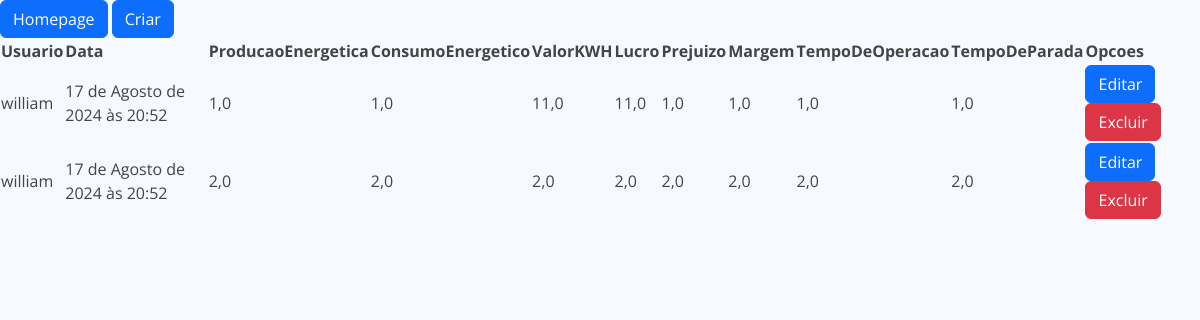
Page /list/dados-desempenho/ (signed in) on the earlier database version.
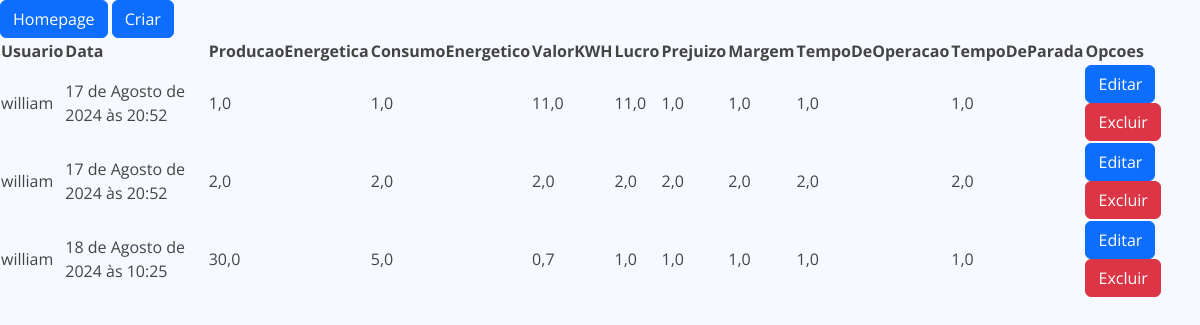
Same page on the later database version.
### gride_dashboard/models.py (models this page shows, shortened)
class Dados(models.Model):
    usuario = models.ForeignKey(User, on_delete=models.CASCADE)
    data = models.DateTimeField(auto_now_add=True)
    class Meta:
        abstract = True

class DadosDesempenho(Dados):
    producao_energetica = models.FloatField()
    consumo_energetico = models.FloatField()
    valor_kwh = models.FloatField()
    lucro = models.FloatField()
    prejuizo = models.FloatField()
    margem = models.FloatField()
    tempo_de_operacao = models.FloatField()
    tempo_de_parada = models.FloatField()

### gride_dashboard/views.py (the view)
# urls.py: path('list/dados-desempenho/', ListDadosDesempenho.as_view(), name='list-dados-desempenho'),
class ListDadosDesempenho(ListView):
    model = DadosDesempenho
    template_name = 'forms/list-dados-desempenho.html'
    def get_queryset(self):
        self.object_list = DadosDesempenho.objects.filter(usuario=self.request.user)
        return self.object_list

### templates/forms/list-dados-desempenho.html
{% extends 'forms/base.html' %}
{% load static %}
{% block content %}
<a href="{% url 'homepage' %}" class="btn btn-primary">Homepage</a>
<a href="{% url 'create-dados-desempenho' %}" class="btn btn-primary">Criar</a>
<table>
    <tr>
        <th>Usuario</th>
        <th>Data</th>
        <th>ProducaoEnergetica</th>
        <th>ConsumoEnergetico</th>
        <th>ValorKWH</th>
        <th>Lucro</th>
        <th>Prejuizo</th>
        <th>Margem</th>
        <th>TempoDeOperacao</th>
        <th>TempoDeParada</th>
        <th>Opcoes</th>
    </tr>
    {% for dado in object_list %}
        <tr>
            <td>{{ dado.usuario }}</td>
            <td>{{ dado.data }}</td>
            <td>{{ dado.producao_energetica }}</td>
            <td>{{ dado.consumo_energetico }}</td>
            <td>{{ dado.valor_kwh }}</td>
            <td>{{ dado.lucro }}</td>
            <td>{{ dado.prejuizo }}</td>
            <td>{{ dado.margem }}</td>
            <td>{{ dado.tempo_de_operacao }}</td>
            <td>{{ dado.tempo_de_parada }}</td>
            <td>
                <a href="{% url 'update-dados-desempenho' dado.pk %}" class="btn btn-primary">Editar</a>
                <a href="{% url 'delete-dados-desempenho' dado.pk %}" class="btn btn-danger">Excluir</a>
            </td>
        </tr>
    {% empty %}
        <p>Nao tem :)</p>
    {% endfor %}
</table>
{% endblock %}

Differences in the rows shown:
added DadosDesempenho: usuario "william", data "18 de Agosto de 2024 às 10:25", producao_energetica "30,0", consumo_energetico "5,0", valor_kwh "0,7", lucro "1,0", prejuizo "1,0", margem "1,0", tempo_de_operacao "1,0", tempo_de_parada "1,0"
